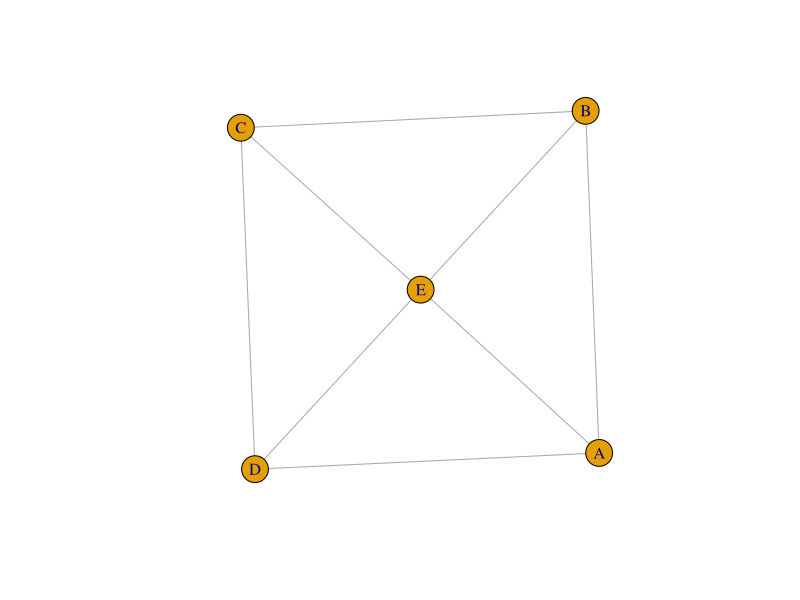

Reproduce this figure in R.
install.packages('igraph')
library(igraph)
help(graph)
# A nối B nối C nối D nối A
# E nối với A,B,C,D
vo_huong <-make_graph( ~ A-B-C-D-A, E-A:B:C:D)
plot(vo_huong)

